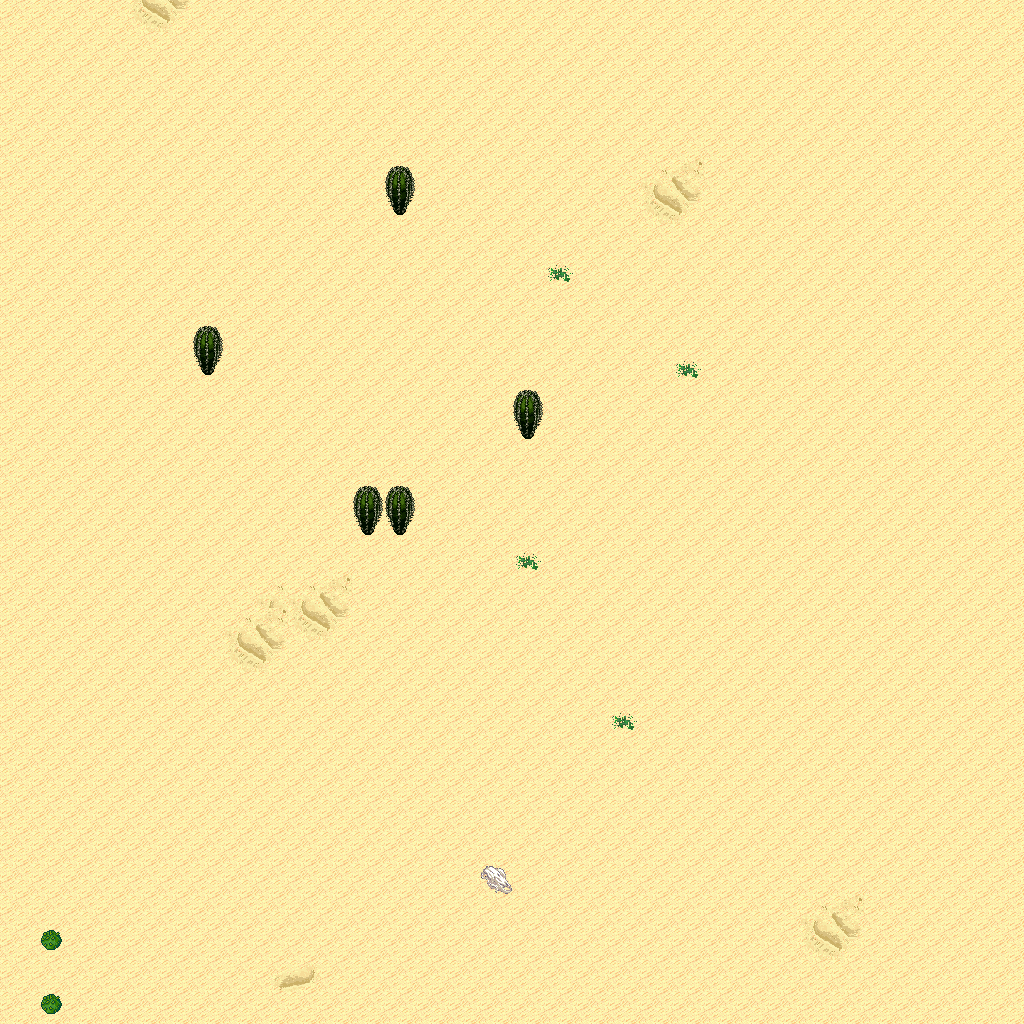

Below is a game level as drawn by its tile map, then a one-line description and the .tmx that defines it (tile-layer data replaced by summaries):
An orthogonal 32x32 tile map with 32x32 px tiles, 5 tile layers (Ground, Objects, Objects2, Above, ...), 1 hidden layer not drawn, 11 tilesets.

<map version="1.10" tiledversion="1.11.0" orientation="orthogonal" renderorder="right-down" width="32" height="32" tilewidth="32" tileheight="32" infinite="0" nextlayerid="11" nextobjectid="1">
 <tileset firstgid="1" name="logic_collision" tilewidth="32" tileheight="32" tilecount="1" columns="1">
  <image source="../drawable/logic_collision.png" width="32" height="32" />
 </tileset>
 <tileset firstgid="2" name="ground_ground" tilewidth="32" tileheight="32" tilecount="33" columns="3">
  <image source="../drawable/ground_ground.png" width="96" height="352" />
 </tileset>
 <tileset firstgid="35" name="ground_ridge_earth_pale" tilewidth="32" tileheight="32" tilecount="96" columns="12">
  <image source="../drawable/ground_ridge_earth_pale.png" width="384" height="256" />
 </tileset>
 <tileset firstgid="131" name="ground_ridge_earth_dark" tilewidth="32" tileheight="32" tilecount="96" columns="12">
  <image source="../drawable/ground_ridge_earth_dark.png" width="384" height="256" />
 </tileset>
 <tileset firstgid="227" name="terrain_desert" tilewidth="32" tileheight="32" tilecount="88" columns="8">
  <image source="../drawable/terrain_desert.png" width="256" height="352" />
 </tileset>
 <tileset firstgid="315" name="ground_sand_2" tilewidth="32" tileheight="32" tilecount="15" columns="5">
  <image source="../drawable/ground_sand_2.png" width="160" height="96" />
 </tileset>
 <tileset firstgid="330" name="plant_cactus_2" tilewidth="32" tileheight="32" tilecount="10" columns="5">
  <image source="../drawable/plant_cactus_2.png" width="160" height="64" />
 </tileset>
 <tileset firstgid="340" name="plant_cactus" tilewidth="32" tileheight="32" tilecount="2" columns="1">
  <image source="../drawable/plant_cactus.png" width="32" height="64" />
 </tileset>
 <tileset firstgid="342" name="plant_tree_evergreen" tilewidth="32" tileheight="32" tilecount="36" columns="3">
  <image source="../drawable/plant_tree_evergreen.png" width="96" height="384" />
 </tileset>
 <tileset firstgid="378" name="ground_rock_pebbles" tilewidth="32" tileheight="32" tilecount="3" columns="1">
  <image source="../drawable/ground_rock_pebbles.png" width="32" height="96" />
 </tileset>
 <tileset firstgid="381" name="plant_star_shaped_plants" tilewidth="32" tileheight="32" tilecount="6" columns="2">
  <image source="../drawable/plant_star_shaped_plants.png" width="64" height="96" />
 </tileset>
 <layer id="1" name="Ground" width="32" height="32">
  <data>[1024 cells, 1024 non-empty, 9 distinct tile ids]</data>
 </layer>
 <layer id="2" name="Objects" width="32" height="32">
  <data>[1024 cells, 7 non-empty, 2 distinct tile ids]</data>
 </layer>
 <layer id="3" name="Objects2" width="32" height="32">
  <data>[1024 cells, 0 non-empty, 0 distinct tile ids]</data>
 </layer>
 <layer id="4" name="Above" width="32" height="32">
  <data>[1024 cells, 5 non-empty, 1 distinct tile ids]</data>
 </layer>
 <layer id="5" name="Above2" width="32" height="32">
  <data>[1024 cells, 0 non-empty, 0 distinct tile ids]</data>
 </layer>
 <layer id="6" name="Walkable" width="32" height="32" visible="0">
  <data>[1024 cells, 8 non-empty, 1 distinct tile ids]</data>
 </layer>
 <objectgroup id="7" name="Mapevents" />
 <objectgroup id="8" name="Spawn" />
 <objectgroup id="9" name="Keys" />
 <objectgroup id="10" name="Replace" />
</map>
